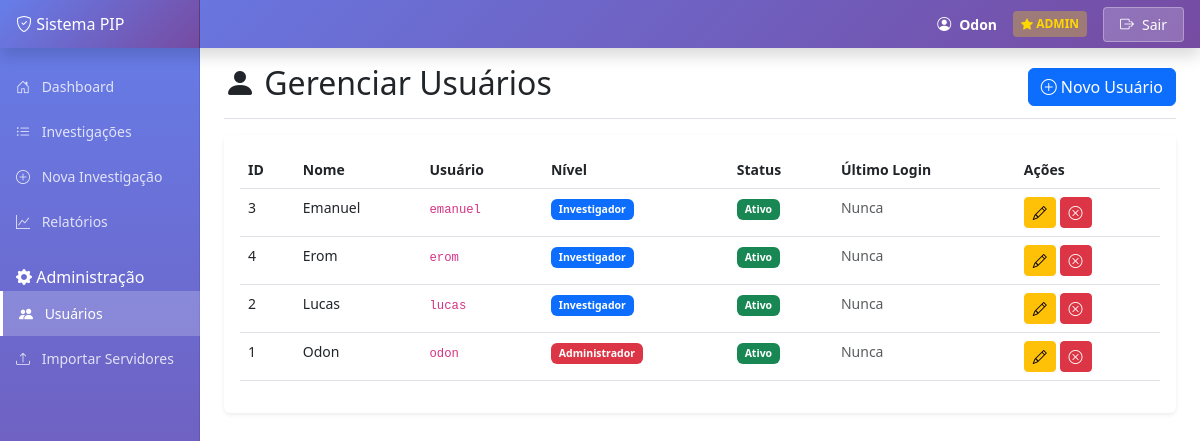
/usuarios (signed in), run on an earlier commit of the app's database.
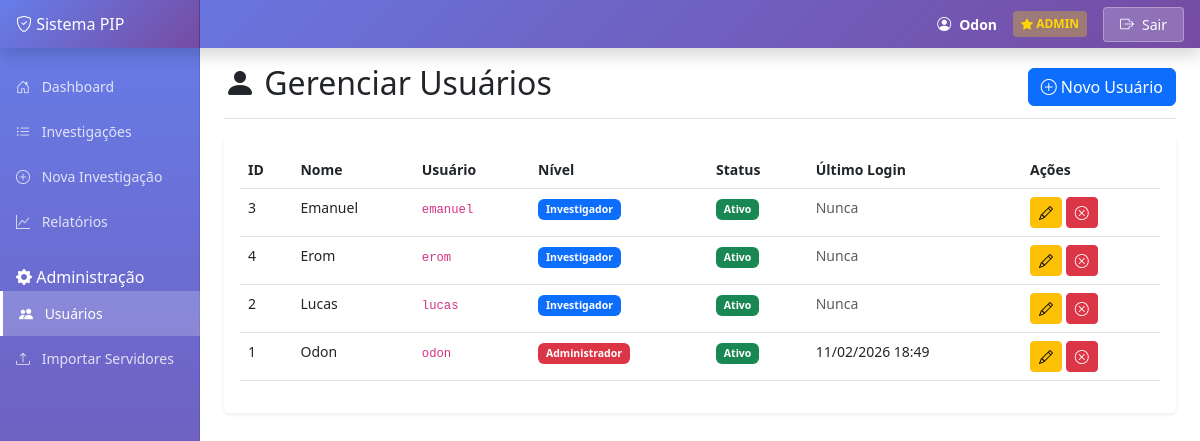
And on a later commit of the database.
### models.py (models this page shows, shortened)
class Usuario(db.Model):
    __tablename__ = 'usuarios'
    id = db.Column(db.Integer, primary_key=True)
    username = db.Column(db.String(50), unique=True, nullable=False, index=True)
    senha_hash = db.Column(db.String(255), nullable=False)
    nome = db.Column(db.String(100), nullable=False)
    nivel = db.Column(db.String(20), nullable=False, default='investigador')  # admin / investigador / visualizador
    ativo = db.Column(db.Boolean, default=True)
    criado_em = db.Column(db.DateTime, default=datetime.utcnow)
    ultimo_login = db.Column(db.DateTime)

### app.py (the view)
@app.route('/usuarios')
def usuarios():
    if 'usuario' not in session:
        flash('Você precisa fazer login primeiro!', 'warning')
        return redirect(url_for('login'))
    if session.get('nivel') != 'admin':
        flash('Você não tem permissão para acessar essa página!', 'danger')
        return redirect(url_for('dashboard'))
    todos_usuarios = Usuario.query.order_by(Usuario.nome).all()
    return render_template('usuarios.html', usuarios=todos_usuarios)

### templates/usuarios.html (shortened to what this page needs)
{% extends "base.html" %}
{% block content %}
<div class="d-flex justify-content-between flex-wrap flex-md-nowrap align-items-center pt-3 pb-2 mb-3 border-bottom">
    <h1 class="h2">
        <i class="bi bi-person-fill"></i> Gerenciar Usuários
    </h1>
    <button class="btn btn-primary" data-bs-toggle="modal" data-bs-target="#modalNovoUsuario">
        <i class="bi bi-plus-circle"></i> Novo Usuário
    </button>
</div>
<div class="card">
    <div class="card-body">
        <div class="table-responsive">
            <table class="table table-hover">
                <thead>
                    <tr>
                        <th>ID</th>
                        <th>Nome</th>
                        <th>Usuário</th>
                        <th>Nível</th>
                        <th>Status</th>
                        <th>Último Login</th>
                        <th>Ações</th>
                    </tr>
                </thead>
                <tbody>
                    {% for usuario in usuarios %}
                    <tr>
                        <td>{{ usuario.id }}</td>
                        <td>{{ usuario.nome }}</td>
                        <td><code>{{ usuario.username }}</code></td>
                        <td>
                            {% if usuario.nivel == 'admin' %}
                                <span class="badge bg-danger">Administrador</span>
                            {% elif usuario.nivel == 'investigador' %}
                                <span class="badge bg-primary">Investigador</span>
                            {% else %}
                                <span class="badge bg-secondary">Consulta</span>
                            {% endif %}
                        </td>
                        <td>
                            {% if usuario.ativo %}
                                <span class="badge bg-success">Ativo</span>
                            {% else %}
                                <span class="badge bg-danger">Inativo</span>
                            {% endif %}
                        </td>
                        <td>
                            {% if usuario.ultimo_login %}
                                {{ usuario.ultimo_login.strftime('%d/%m/%Y %H:%M') }}
                            {% else %}
                                <span class="text-muted">Nunca</span>
                            {% endif %}
                        </td>
                        <td>
                            <button class="btn btn-sm btn-warning"
                                    data-bs-toggle="modal"
                                    data-bs-target="#modalEditarUsuario{{ usuario.id }}">
                                <i class="bi bi-pencil"></i>
                            </button>
                            {% if usuario.ativo %}
                                <button class="btn btn-sm btn-danger"
                                        onclick="desativarUsuario({{ usuario.id }})">
                                    <i class="bi bi-x-circle"></i>
                                </button>
                            {% else %}
                                <button class="btn btn-sm btn-success"
                                        onclick="ativarUsuario({{ usuario.id }})">
                                    <i class="bi bi-check-circle"></i>
                                </button>
                            {% endif %}
                        </td>
                    </tr>
                    {% endfor %}
                </tbody>
            </table>
        </div>
    </div>
</div>
{% endblock %}

### templates/base.html (shortened to what this page needs)
<!DOCTYPE html>
<html lang="pt-BR">
<head>
    <link rel="stylesheet" href="https://code.jquery.com/ui/1.13.2/themes/base/jquery-ui.css">
    <link href="https://cdn.jsdelivr.net/npm/bootstrap@5.3.0/dist/css/bootstrap.min.css" rel="stylesheet">
    <link rel="stylesheet" href="https://cdn.jsdelivr.net/npm/bootstrap-icons@1.11.0/font/bootstrap-icons.css">
</head>
<body>
    <nav class="navbar navbar-dark sticky-top flex-md-nowrap p-0 shadow">
        <a class="navbar-brand col-md-3 col-lg-2 me-0 px-3 fs-6" href="{{ url_for('dashboard') }}">
            <i class="bi bi-shield-check"></i> Sistema PIP
        </a>
        <div class="d-flex align-items-center px-3">
            <span class="user-info">
                <i class="bi bi-person-circle"></i>
                <strong>{{ session.nome }}</strong>
                {% if user_nivel == 'admin' %}
                <span class="user-badge"><i class="bi bi-star-fill"></i> ADMIN</span>
                {% endif %}
            </span>
            <a href="{{ url_for('logout') }}" class="btn-logout">
                <i class="bi bi-box-arrow-right"></i>
                Sair
            </a>
        </div>
    </nav>
    <div class="container-fluid">
        <div class="row">
            <nav id="sidebarMenu" class="col-md-3 col-lg-2 d-md-block sidebar collapse">
                <div class="position-sticky pt-3 sidebar-sticky">
                    <ul class="nav flex-column">
                        <li class="nav-item">
                            <a class="nav-link {% if request.endpoint == 'dashboard' %}active{% endif %}" href="{{ url_for('dashboard') }}">
                                <i class="bi bi-house-door"></i> Dashboard
                            </a>
                        </li>
                        <li class="nav-item">
                            <a class="nav-link {% if request.endpoint == 'investigacoes' %}active{% endif %}" href="{{ url_for('investigacoes') }}">
                                <i class="bi bi-list-ul"></i> Investigações
                            </a>
                        </li>
                        <li class="nav-item">
                            <a class="nav-link {% if request.endpoint == 'nova_investigacao' %}active{% endif %}" href="{{ url_for('nova_investigacao') }}">
                                <i class="bi bi-plus-circle"></i> Nova Investigação
                            </a>
                        </li>
                        <li class="nav-item">
                            <a class="nav-link {% if request.endpoint == 'relatorios' %}active{% endif %}" href="{{ url_for('relatorios') }}">
                                <i class="bi bi-graph-up"></i> Relatórios
                            </a>
                        </li>
                    </ul>
                    {% if user_nivel == 'admin' %}
                    <h6 class="sidebar-heading d-flex justify-content-between align-items-center px-3 mt-4 mb-1 text-white">
                        <span><i class="bi bi-gear-fill"></i> Administração</span>
                    </h6>
                    <ul class="nav flex-column mb-2">
                        <li class="nav-item">
                            <a class="nav-link {% if request.endpoint == 'usuarios' %}active{% endif %}" href="{{ url_for('usuarios') }}">
                                <i class="bi bi-people-fill"></i> Usuários
                            </a>
                        </li>
                        <li class="nav-item">
                            <a class="nav-link {% if request.endpoint == 'importar_servidores' %}active{% endif %}" href="{{ url_for('importar_servidores') }}">
                                <i class="bi bi-upload"></i> Importar Servidores
                            </a>
                        </li>
                    </ul>
                    {% endif %}
                </div>
            </nav>
            <main class="col-md-9 ms-sm-auto col-lg-10 px-md-4">
                {% block content %}{% endblock %}
            </main>
        </div>
    </div>
</body>
</html>

### templates/base.html (style rules this page uses)
body { font-size: 0.875rem; }
.sidebar { position: fixed; top: 0; bottom: 0; left: 0; z-index: 100; padding: 48px 0 0; box-shadow: inset -1px 0 0 rgba(0, 0, 0, .1); background: linear-gradient(180deg, #667eea 0%, #764ba2 100%); }
.sidebar-sticky { height: calc(100vh - 48px); overflow-x: hidden; overflow-y: auto; }
.sidebar .nav-link { font-weight: 500; color: rgba(255, 255, 255, 0.8); padding: 0.75rem 1rem; transition: all 0.3s; position: relative; }
.sidebar .nav-link.active { color: #fff; background: rgba(255, 255, 255, 0.2); border-left: 3px solid #fff; }
.sidebar .nav-link i { margin-right: 0.5rem; }
.navbar-brand { padding-top: 0.75rem; padding-bottom: 0.75rem; background: linear-gradient(135deg, #667eea 0%, #764ba2 100%); color: white !important; box-shadow: inset -1px 0 0 rgba(0, 0, 0, .25); }
.navbar { box-shadow: 0 0.125rem 0.25rem rgba(0, 0, 0, 0.075); background: linear-gradient(135deg, #667eea 0%, #764ba2 100%); }
.navbar .user-info { color: white; padding: 0.5rem 1rem; display: flex; align-items: center; gap: 0.5rem; }
.navbar .btn-logout { background-color: rgba(255, 255, 255, 0.2); color: white; border: 1px solid rgba(255, 255, 255, 0.3); padding: 0.375rem 1rem; border-radius: 0.25rem; font-weight: 500; transition: all 0.3s; text-decoration: none; display: inline-flex; align-items: center; gap: 0.5rem; }
.user-badge { background-color: rgba(255, 215, 0, 0.3); color: gold; padding: 0.25rem 0.5rem; border-radius: 0.25rem; font-size: 0.75rem; font-weight: bold; margin-left: 0.5rem; }
main { margin-top: 48px; }
.card { box-shadow: 0 0.125rem 0.25rem rgba(0, 0, 0, 0.075); border: none; margin-bottom: 1rem; }
.badge { padding: 0.5em 0.75em; }
.btn-sm { padding: 0.25rem 0.5rem; font-size: 0.875rem; }

What changed in the data, as far as the page shows it:
changed Usuario "Odon": ultimo_login (not shown) → "11/02/2026 18:49"; no longer shows "Nunca"
